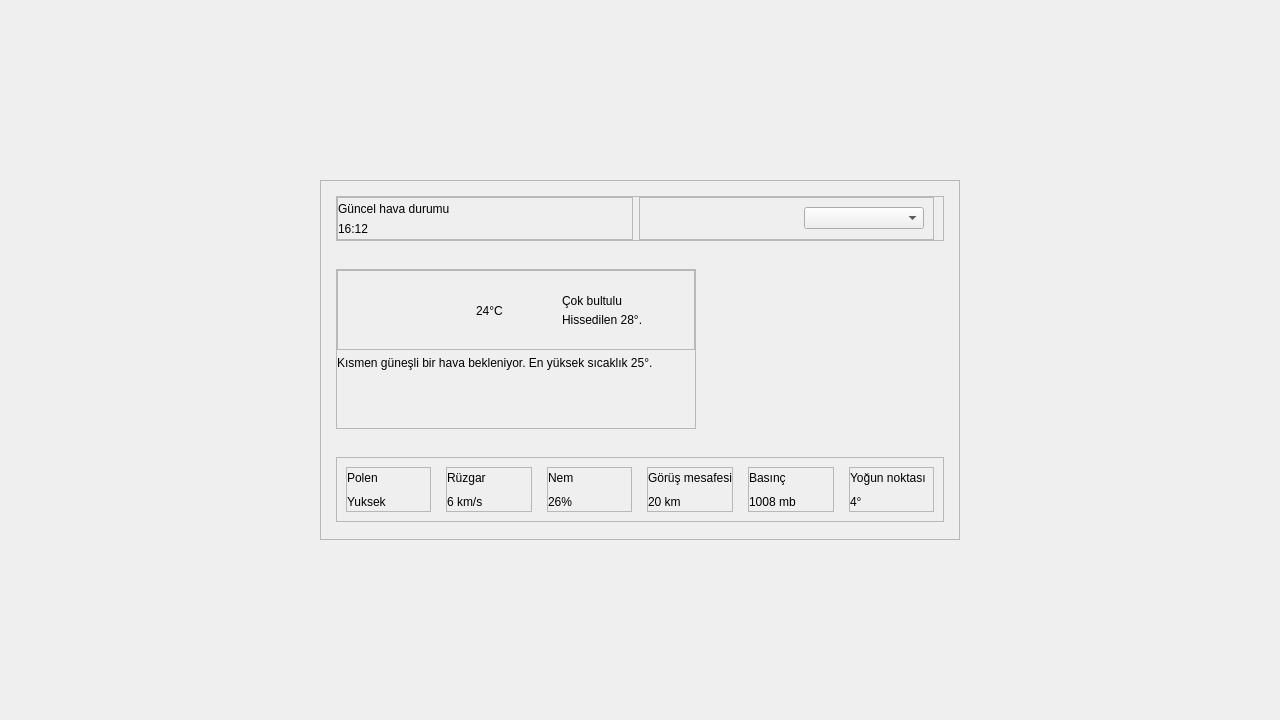
<?xml version="1.0" encoding="UTF-8"?>
<ui version="4.0">
 <class>MainWindow</class>
 <widget class="QMainWindow" name="MainWindow">
  <property name="geometry">
   <rect>
    <x>0</x>
    <y>0</y>
    <width>1280</width>
    <height>720</height>
   </rect>
  </property>
  <property name="windowTitle">
   <string>MainWindow</string>
  </property>
  <widget class="QWidget" name="centralwidget">
   <layout class="QVBoxLayout" name="verticalLayout">
    <property name="spacing">
     <number>0</number>
    </property>
    <property name="leftMargin">
     <number>0</number>
    </property>
    <property name="topMargin">
     <number>0</number>
    </property>
    <property name="rightMargin">
     <number>0</number>
    </property>
    <property name="bottomMargin">
     <number>0</number>
    </property>
    <item alignment="Qt::AlignHCenter">
     <widget class="QFrame" name="background">
      <property name="minimumSize">
       <size>
        <width>640</width>
        <height>360</height>
       </size>
      </property>
      <property name="maximumSize">
       <size>
        <width>640</width>
        <height>360</height>
       </size>
      </property>
      <property name="frameShape">
       <enum>QFrame::StyledPanel</enum>
      </property>
      <property name="frameShadow">
       <enum>QFrame::Raised</enum>
      </property>
      <layout class="QVBoxLayout" name="verticalLayout_11">
       <property name="spacing">
        <number>28</number>
       </property>
       <property name="leftMargin">
        <number>15</number>
       </property>
       <property name="topMargin">
        <number>15</number>
       </property>
       <property name="rightMargin">
        <number>15</number>
       </property>
       <property name="bottomMargin">
        <number>15</number>
       </property>
       <item>
        <widget class="QFrame" name="top_frame">
         <property name="maximumSize">
          <size>
           <width>16777215</width>
           <height>45</height>
          </size>
         </property>
         <property name="frameShape">
          <enum>QFrame::StyledPanel</enum>
         </property>
         <property name="frameShadow">
          <enum>QFrame::Raised</enum>
         </property>
         <layout class="QHBoxLayout" name="horizontalLayout_3">
          <property name="leftMargin">
           <number>0</number>
          </property>
          <property name="topMargin">
           <number>0</number>
          </property>
          <property name="bottomMargin">
           <number>0</number>
          </property>
          <item>
           <widget class="QFrame" name="frame_8">
            <property name="frameShape">
             <enum>QFrame::StyledPanel</enum>
            </property>
            <property name="frameShadow">
             <enum>QFrame::Raised</enum>
            </property>
            <layout class="QVBoxLayout" name="verticalLayout_2">
             <property name="spacing">
              <number>0</number>
             </property>
             <property name="leftMargin">
              <number>0</number>
             </property>
             <property name="topMargin">
              <number>0</number>
             </property>
             <property name="rightMargin">
              <number>0</number>
             </property>
             <property name="bottomMargin">
              <number>0</number>
             </property>
             <item>
              <widget class="QLabel" name="title">
               <property name="text">
                <string>Güncel hava durumu</string>
               </property>
              </widget>
             </item>
             <item>
              <widget class="QLabel" name="time">
               <property name="text">
                <string>16:12</string>
               </property>
              </widget>
             </item>
            </layout>
           </widget>
          </item>
          <item>
           <widget class="QFrame" name="frame_9">
            <property name="frameShape">
             <enum>QFrame::StyledPanel</enum>
            </property>
            <property name="frameShadow">
             <enum>QFrame::Raised</enum>
            </property>
            <layout class="QVBoxLayout" name="verticalLayout_12">
             <item alignment="Qt::AlignRight">
              <widget class="QComboBox" name="city">
               <property name="minimumSize">
                <size>
                 <width>120</width>
                 <height>0</height>
                </size>
               </property>
               <property name="maximumSize">
                <size>
                 <width>120</width>
                 <height>16777215</height>
                </size>
               </property>
              </widget>
             </item>
            </layout>
           </widget>
          </item>
         </layout>
        </widget>
       </item>
       <item alignment="Qt::AlignLeft">
        <widget class="QFrame" name="central_frame">
         <property name="minimumSize">
          <size>
           <width>360</width>
           <height>160</height>
          </size>
         </property>
         <property name="maximumSize">
          <size>
           <width>360</width>
           <height>160</height>
          </size>
         </property>
         <property name="frameShape">
          <enum>QFrame::StyledPanel</enum>
         </property>
         <property name="frameShadow">
          <enum>QFrame::Raised</enum>
         </property>
         <layout class="QVBoxLayout" name="verticalLayout_3">
          <property name="leftMargin">
           <number>0</number>
          </property>
          <property name="topMargin">
           <number>0</number>
          </property>
          <property name="rightMargin">
           <number>0</number>
          </property>
          <property name="bottomMargin">
           <number>0</number>
          </property>
          <item>
           <widget class="QFrame" name="frame">
            <property name="minimumSize">
             <size>
              <width>0</width>
              <height>80</height>
             </size>
            </property>
            <property name="maximumSize">
             <size>
              <width>16777215</width>
              <height>80</height>
             </size>
            </property>
            <property name="frameShape">
             <enum>QFrame::StyledPanel</enum>
            </property>
            <property name="frameShadow">
             <enum>QFrame::Raised</enum>
            </property>
            <layout class="QHBoxLayout" name="horizontalLayout">
             <property name="leftMargin">
              <number>0</number>
             </property>
             <property name="topMargin">
              <number>0</number>
             </property>
             <property name="rightMargin">
              <number>0</number>
             </property>
             <property name="bottomMargin">
              <number>0</number>
             </property>
             <item>
              <widget class="QLabel" name="condition_img">
               <property name="minimumSize">
                <size>
                 <width>80</width>
                 <height>80</height>
                </size>
               </property>
               <property name="text">
                <string/>
               </property>
              </widget>
             </item>
             <item>
              <widget class="QLabel" name="degree">
               <property name="minimumSize">
                <size>
                 <width>80</width>
                 <height>80</height>
                </size>
               </property>
               <property name="maximumSize">
                <size>
                 <width>80</width>
                 <height>16777215</height>
                </size>
               </property>
               <property name="text">
                <string>24°C</string>
               </property>
              </widget>
             </item>
             <item>
              <layout class="QVBoxLayout" name="verticalLayout_4">
               <property name="spacing">
                <number>0</number>
               </property>
               <property name="topMargin">
                <number>20</number>
               </property>
               <property name="bottomMargin">
                <number>20</number>
               </property>
               <item>
                <widget class="QLabel" name="condition">
                 <property name="text">
                  <string>Çok bultulu</string>
                 </property>
                </widget>
               </item>
               <item>
                <widget class="QLabel" name="hiss">
                 <property name="text">
                  <string>Hissedilen 28°.</string>
                 </property>
                </widget>
               </item>
              </layout>
             </item>
            </layout>
           </widget>
          </item>
          <item alignment="Qt::AlignTop">
           <widget class="QLabel" name="yuksek_sicaklik">
            <property name="maximumSize">
             <size>
              <width>16777215</width>
              <height>35</height>
             </size>
            </property>
            <property name="text">
             <string>Kısmen güneşli bir hava bekleniyor. En yüksek sıcaklık 25°.</string>
            </property>
           </widget>
          </item>
         </layout>
        </widget>
       </item>
       <item>
        <widget class="QFrame" name="bottom_frame">
         <property name="minimumSize">
          <size>
           <width>0</width>
           <height>65</height>
          </size>
         </property>
         <property name="maximumSize">
          <size>
           <width>16777215</width>
           <height>65</height>
          </size>
         </property>
         <property name="frameShape">
          <enum>QFrame::StyledPanel</enum>
         </property>
         <property name="frameShadow">
          <enum>QFrame::Raised</enum>
         </property>
         <layout class="QHBoxLayout" name="horizontalLayout_2">
          <property name="spacing">
           <number>15</number>
          </property>
          <item>
           <widget class="QFrame" name="frame_2">
            <property name="frameShape">
             <enum>QFrame::StyledPanel</enum>
            </property>
            <property name="frameShadow">
             <enum>QFrame::Raised</enum>
            </property>
            <layout class="QVBoxLayout" name="verticalLayout_5">
             <property name="leftMargin">
              <number>0</number>
             </property>
             <property name="topMargin">
              <number>0</number>
             </property>
             <property name="rightMargin">
              <number>0</number>
             </property>
             <property name="bottomMargin">
              <number>0</number>
             </property>
             <item>
              <widget class="QLabel" name="label_8">
               <property name="text">
                <string>Polen</string>
               </property>
              </widget>
             </item>
             <item>
              <widget class="QLabel" name="polen">
               <property name="text">
                <string>Yuksek</string>
               </property>
              </widget>
             </item>
            </layout>
           </widget>
          </item>
          <item>
           <widget class="QFrame" name="frame_4">
            <property name="frameShape">
             <enum>QFrame::StyledPanel</enum>
            </property>
            <property name="frameShadow">
             <enum>QFrame::Raised</enum>
            </property>
            <layout class="QVBoxLayout" name="verticalLayout_6">
             <property name="leftMargin">
              <number>0</number>
             </property>
             <property name="topMargin">
              <number>0</number>
             </property>
             <property name="rightMargin">
              <number>0</number>
             </property>
             <property name="bottomMargin">
              <number>0</number>
             </property>
             <item>
              <widget class="QLabel" name="label_10">
               <property name="text">
                <string>Rüzgar</string>
               </property>
              </widget>
             </item>
             <item>
              <widget class="QLabel" name="ruzgar">
               <property name="text">
                <string>6 km/s</string>
               </property>
              </widget>
             </item>
            </layout>
           </widget>
          </item>
          <item>
           <widget class="QFrame" name="frame_3">
            <property name="frameShape">
             <enum>QFrame::StyledPanel</enum>
            </property>
            <property name="frameShadow">
             <enum>QFrame::Raised</enum>
            </property>
            <layout class="QVBoxLayout" name="verticalLayout_7">
             <property name="leftMargin">
              <number>0</number>
             </property>
             <property name="topMargin">
              <number>0</number>
             </property>
             <property name="rightMargin">
              <number>0</number>
             </property>
             <property name="bottomMargin">
              <number>0</number>
             </property>
             <item>
              <widget class="QLabel" name="label_12">
               <property name="text">
                <string>Nem</string>
               </property>
              </widget>
             </item>
             <item>
              <widget class="QLabel" name="nem">
               <property name="text">
                <string>26%</string>
               </property>
              </widget>
             </item>
            </layout>
           </widget>
          </item>
          <item>
           <widget class="QFrame" name="frame_5">
            <property name="frameShape">
             <enum>QFrame::StyledPanel</enum>
            </property>
            <property name="frameShadow">
             <enum>QFrame::Raised</enum>
            </property>
            <layout class="QVBoxLayout" name="verticalLayout_8">
             <property name="leftMargin">
              <number>0</number>
             </property>
             <property name="topMargin">
              <number>0</number>
             </property>
             <property name="rightMargin">
              <number>0</number>
             </property>
             <property name="bottomMargin">
              <number>0</number>
             </property>
             <item>
              <widget class="QLabel" name="label_14">
               <property name="text">
                <string>Görüş mesafesi</string>
               </property>
              </widget>
             </item>
             <item>
              <widget class="QLabel" name="gorus_mesafesi">
               <property name="text">
                <string>20 km</string>
               </property>
              </widget>
             </item>
            </layout>
           </widget>
          </item>
          <item>
           <widget class="QFrame" name="frame_6">
            <property name="frameShape">
             <enum>QFrame::StyledPanel</enum>
            </property>
            <property name="frameShadow">
             <enum>QFrame::Raised</enum>
            </property>
            <layout class="QVBoxLayout" name="verticalLayout_9">
             <property name="leftMargin">
              <number>0</number>
             </property>
             <property name="topMargin">
              <number>0</number>
             </property>
             <property name="rightMargin">
              <number>0</number>
             </property>
             <property name="bottomMargin">
              <number>0</number>
             </property>
             <item>
              <widget class="QLabel" name="label_16">
               <property name="text">
                <string>Basınç</string>
               </property>
              </widget>
             </item>
             <item>
              <widget class="QLabel" name="basinc">
               <property name="text">
                <string>1008 mb</string>
               </property>
              </widget>
             </item>
            </layout>
           </widget>
          </item>
          <item>
           <widget class="QFrame" name="frame_7">
            <property name="frameShape">
             <enum>QFrame::StyledPanel</enum>
            </property>
            <property name="frameShadow">
             <enum>QFrame::Raised</enum>
            </property>
            <layout class="QVBoxLayout" name="verticalLayout_10">
             <property name="leftMargin">
              <number>0</number>
             </property>
             <property name="topMargin">
              <number>0</number>
             </property>
             <property name="rightMargin">
              <number>0</number>
             </property>
             <property name="bottomMargin">
              <number>0</number>
             </property>
             <item>
              <widget class="QLabel" name="label_18">
               <property name="text">
                <string>Yoğun noktası</string>
               </property>
              </widget>
             </item>
             <item>
              <widget class="QLabel" name="yogun_noktasi">
               <property name="text">
                <string>4°</string>
               </property>
              </widget>
             </item>
            </layout>
           </widget>
          </item>
         </layout>
        </widget>
       </item>
      </layout>
     </widget>
    </item>
   </layout>
  </widget>
 </widget>
 <resources/>
 <connections/>
</ui>
